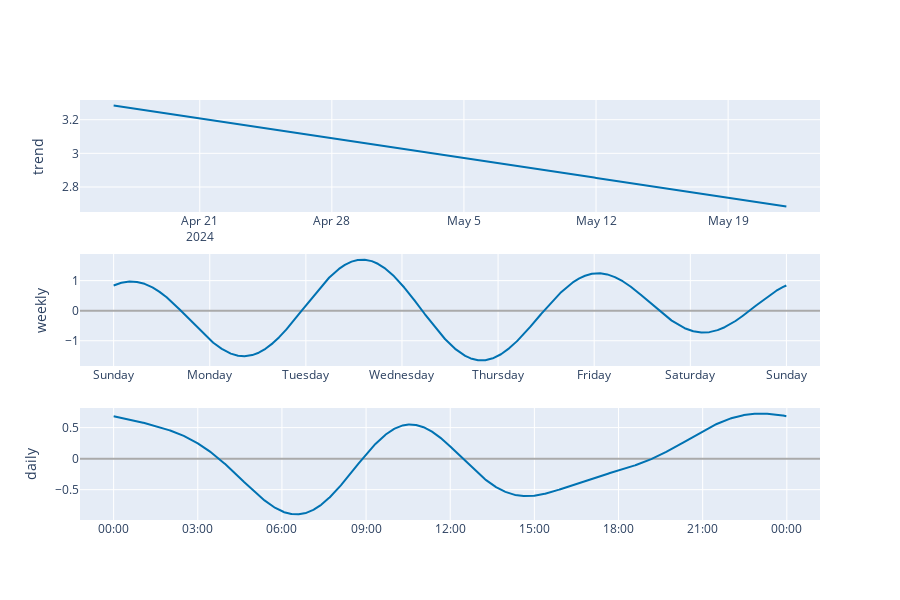

Notebook source saved alongside this figure:
### Code cell
plot_components_plotly(m, fcst)

### Figure 1 — Plotly figure (JSON) as saved in the notebook; plotly's stock layout.template omitted (floating-point values rounded to 4 significant figures; data arrays with more than 128 entries replaced by an {"elided": "..."} marker saying what was removed)
{"data": [{"line": {"color": "#0072B2", "width": 2}, "mode": "lines", "name": "trend", "type": "scatter", "x": {"elided": "437 str values"}, "xaxis": "x", "y": {"elided": "437 float values"}, "yaxis": "y"}, {"line": {"color": "rgba(0, 114, 178, 0.2)", "width": 0}, "mode": "lines", "name": "trend_upper", "type": "scatter", "x": {"elided": "437 str values"}, "xaxis": "x", "y": {"elided": "437 float values"}, "yaxis": "y"}, {"fill": "tonexty", "fillcolor": "rgba(0, 114, 178, 0.2)", "line": {"color": "rgba(0, 114, 178, 0.2)", "width": 0}, "mode": "lines", "name": "trend_lower", "type": "scatter", "x": {"elided": "437 str values"}, "xaxis": "x", "y": {"elided": "437 float values"}, "yaxis": "y"}, {"line": {"color": "#0072B2", "width": 2}, "mode": "lines", "name": "weekly", "type": "scatter", "x": {"elided": "10080 str values"}, "xaxis": "x2", "y": {"elided": "10080 float values"}, "yaxis": "y2"}, {"line": {"color": "#0072B2", "width": 2}, "mode": "lines", "name": "daily", "type": "scatter", "x": {"elided": "1440 str values"}, "xaxis": "x3", "y": {"elided": "1440 float values"}, "yaxis": "y3"}], "layout": {"height": 600, "showlegend": false, "width": 900, "xaxis": {"anchor": "y", "domain": [0, 1], "range": ["2024-04-14T15:42:33", "2024-05-23T20:49:13"], "type": "date"}, "xaxis2": {"anchor": "y2", "domain": [0, 1], "range": ["2016-12-31T15:36:03", "2017-01-08T08:22:57"], "tickformat": "%A", "type": "date"}, "xaxis3": {"anchor": "y3", "domain": [0, 1], "range": ["2016-12-31T22:48:03", "2017-01-02T01:10:57"], "tickformat": "%H:%M", "type": "date"}, "yaxis": {"anchor": "x", "domain": [0.7333, 1], "rangemode": "normal", "title": {"text": "trend"}, "zerolinecolor": "#AAA"}, "yaxis2": {"anchor": "x2", "domain": [0.3667, 0.6333], "title": {"text": "weekly"}, "zerolinecolor": "#AAA"}, "yaxis3": {"anchor": "x3", "domain": [0, 0.2667], "title": {"text": "daily"}, "zerolinecolor": "#AAA"}}}
